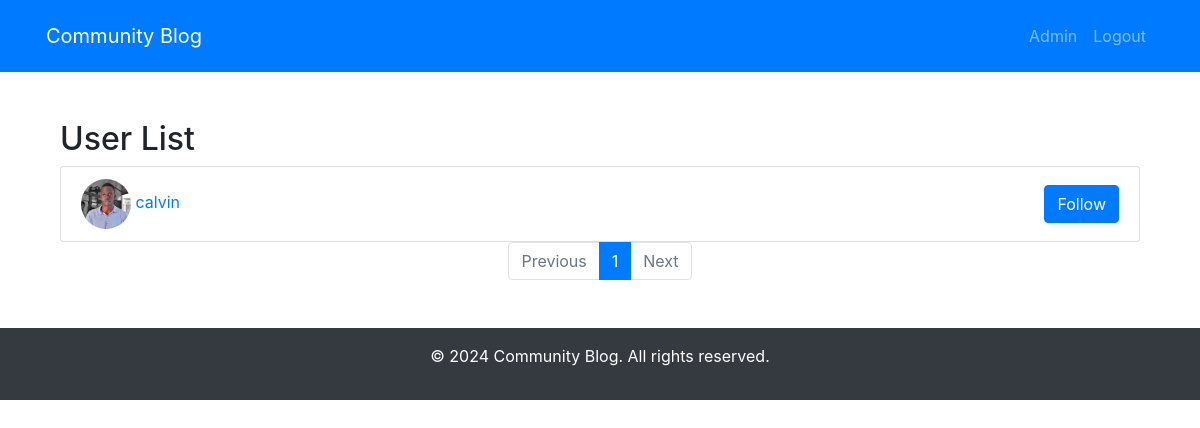
Screenshot of /user_list (signed in) with the database file from the repository.
### app/models.py (models this page shows, shortened)
class User(db.Model, UserMixin):
    id = db.Column(db.Integer, primary_key=True)
    username = db.Column(db.String(150), unique=True, nullable=False)
    email = db.Column(db.String(120), unique=True, nullable=False)
    img = db.Column(db.String(20), nullable=False, default='default.jpg')
    password = db.Column(db.String(60), nullable=False)
    bio = db.Column(db.String(500))
    is_active = db.Column(db.Boolean, default=False)
    is_admin = db.Column(db.Boolean, default=False)
    posts = db.relationship('Post', backref='author', lazy='dynamic')
    sent_messages = db.relationship('UserMessage', foreign_keys='UserMessage.sender_id', backref='author', lazy=True)
    received_messages = db.relationship('UserMessage', foreign_keys='UserMessage.receiver_id', backref='receiver', lazy=True)
    notifications = db.relationship('Notification', backref='user', lazy=True)
    followed = db.relationship(
        'User', secondary=followers,
        primaryjoin=(followers.c.follower_id == id),
        secondaryjoin=(followers.c.followed_id == id),
        backref=db.backref('followers', lazy='dynamic'), lazy='dynamic'
    )
    def is_following(self, user):
        return self.followed.filter(
            followers.c.followed_id == user.id).count() > 0

### app/routes.py (the view)
@app.route('/user_list', methods=['GET', 'POST'])
@login_required
def user_list():
    page = request.args.get('page', 1, type=int)
    users = User.query.paginate(page=page, per_page=10)
    return render_template('user_list.html', title='User List', users=users)

### app/routes.py (called while the page is built)
@login_manager.user_loader
def load_user(user_id):
    return User.query.get(int(user_id))

@app.context_processor
def inject_notifications():
    if current_user.is_authenticated:
        unread_count = UserMessage.query.filter_by(receiver_id=current_user.id, read=False).count()
        return dict(unread_count=unread_count)
    return dict(unread_count=0)

### app/templates/user_list.html
{% extends "index.html" %}
{% block content %}
<div class="container my-5">
    <h2>User List</h2>
    <ul class="list-group">
        {% for user in users.items %}
        {% if user != current_user %}
            <li class="list-group-item d-flex justify-content-between align-items-center">
                <div>
                    <img src="{{ url_for('static', filename='images/' + user.img) }}" alt="{{ user.username }}" class="rounded-circle" width="50" height="50">
                    <a href="{{ url_for('about', username=user.username) }}">{{ user.username }}</a>
                </div>
                <div>
                    {% if current_user.is_following(user) %}
                        <a href="{{ url_for('unfollow', username=user.username) }}" class="btn btn-secondary">Unfollow</a>
                    {% else %}
                        <a href="{{ url_for('follow', username=user.username) }}" class="btn btn-primary">Follow</a>
                    {% endif %}
                </div>
            </li>
            {% endif %}
        {% endfor %}
    </ul>
    <nav aria-label="Page navigation">
        <ul class="pagination justify-content-center">
            {% if users.has_prev %}
                <li class="page-item">
                    <a class="page-link" href="{{ url_for('user_list', page=users.prev_num) }}">Previous</a>
                </li>
            {% else %}
                <li class="page-item disabled">
                    <span class="page-link">Previous</span>
                </li>
            {% endif %}
            {% for page_num in users.iter_pages(left_edge=1, right_edge=1, left_current=2, right_current=2) %}
                {% if page_num %}
                    {% if page_num == users.page %}
                        <li class="page-item active">
                            <span class="page-link">{{ page_num }}</span>
                        </li>
                    {% else %}
                        <li class="page-item">
                            <a class="page-link" href="{{ url_for('user_list', page=page_num) }}">{{ page_num }}</a>
                        </li>
                    {% endif %}
                {% else %}
                    <li class="page-item disabled"><span class="page-link">...</span></li>
                {% endif %}
            {% endfor %}
            {% if users.has_next %}
                <li class="page-item">
                    <a class="page-link" href="{{ url_for('user_list', page=users.next_num) }}">Next</a>
                </li>
            {% else %}
                <li class="page-item disabled">
                    <span class="page-link">Next</span>
                </li>
            {% endif %}
        </ul>
    </nav>
</div>
{% endblock %}

### rows the page displays
User: img (picture), username "calvin"

### other values shown
{{ page_num }} "1"
